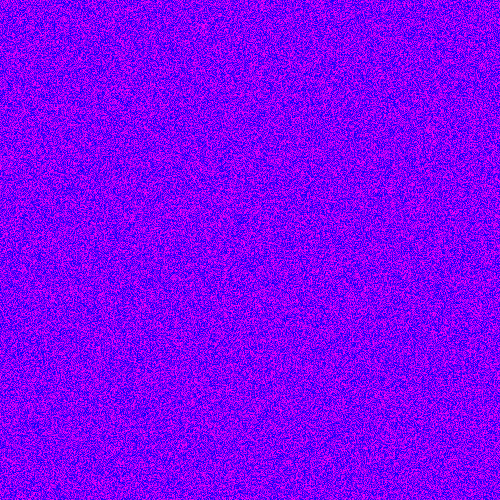
Frame 1 (no input)
Frame 60 (no input): identical to frame 1, image omitted
Frame 120 (the mouse pressed at the canvas centre since frame 60): identical to frame 1, image omitted

The p5.js sketch that drew this single still picture (run headless with seeded random() and noise() and a simulated clock; from frame 60 on, the mouse is pressed at the canvas centre):

// p5.js sketch
// ── sketch.js


function setup () {

    createCanvas(500, 500)

    loadPixels();
    
    var d = pixelDensity();
    console.log (d)
    for (var i = 0; i < d; i++) {
    for (var j = 0; j < d; j++) {
    // loop over
    for (let x = 0 ; x < width; x++) {
    for (let y = 0 ; y < height; y++) {
        

    idx = 4 * ((y * d + j) * width * d + (x * d + i));
    pixels[idx] = random(0,255);
    pixels[idx+1] = 0;
    pixels[idx+2] = 250;
    pixels[idx+3] = 255;
    }
}   
  }
}

updatePixels();


}

function draw () {

    // background(0)

}
